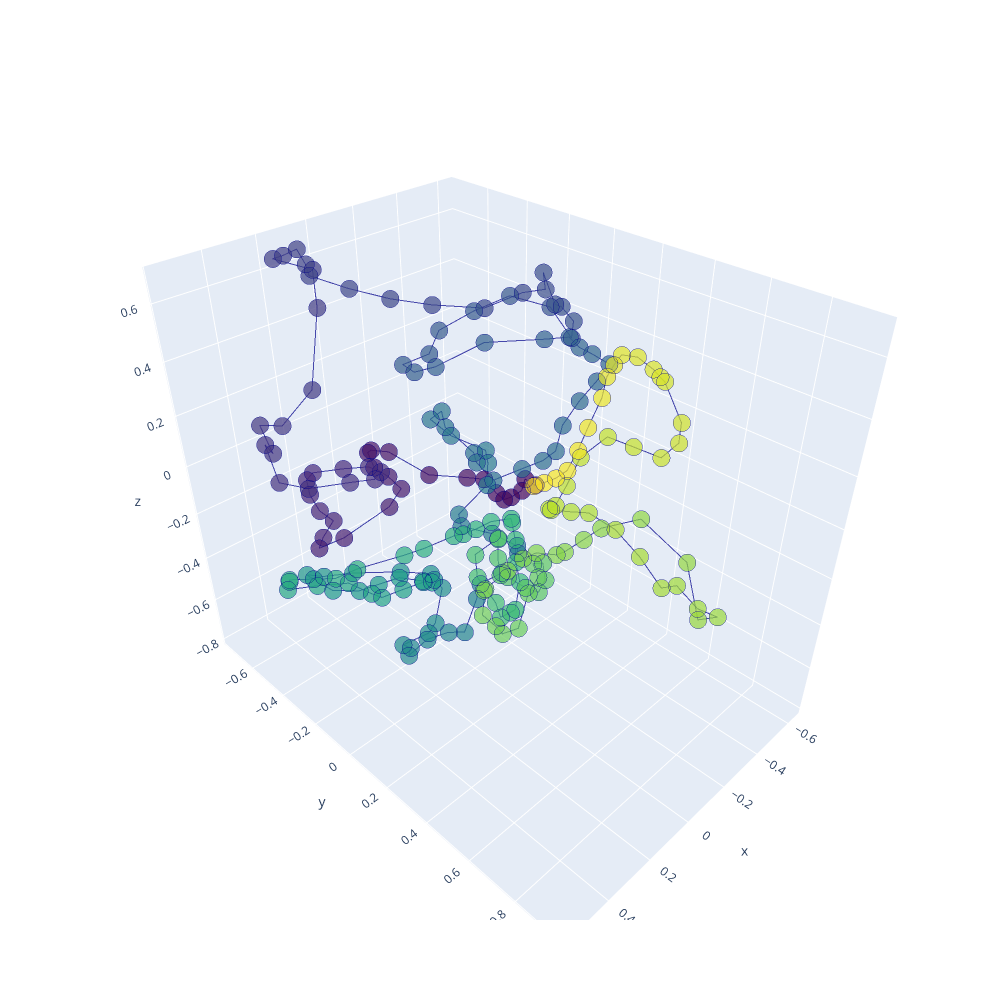

Here is the notebook cell this chart was saved with:
### Code cell
# Initialize figure with 3D subplots
fig = make_subplots(
    rows=1, cols=1,
    specs=[[{'type': 'scatter3d'}]])

# adding surfaces to subplots.
fig.add_trace(
    go.Scatter3d(
    x=display_structure[:,0], y=display_structure[:,1], z=display_structure[:,2], opacity=0.7,
    marker=dict(
        size=6,
        color=np.asarray(range(len(display_structure[:,0]))),
        colorscale='Viridis',
        line=dict(width=3)
    ),
    line=dict(
        color='darkblue',
        width=2
    )
), row=1, col=1)

fig.update_layout(
    height=1000,
    width=1000
)

fig.show()

### Figure 1 — Plotly figure (JSON) as saved in the notebook; plotly's stock layout.template omitted (floating-point values rounded to 4 significant figures; data arrays with more than 128 entries replaced by an {"elided": "..."} marker saying what was removed)
{"data": [{"line": {"color": "darkblue", "width": 2}, "marker": {"color": {"elided": "202 int values"}, "colorscale": [[0, "#440154"], [0.1111, "#482878"], [0.2222, "#3e4989"], [0.3333, "#31688e"], [0.4444, "#26828e"], [0.5556, "#1f9e89"], [0.6667, "#35b779"], [0.7778, "#6ece58"], [0.8889, "#b5de2b"], [1, "#fde725"]], "line": {"width": 3}, "size": 6}, "opacity": 0.7, "scene": "scene", "type": "scatter3d", "x": {"elided": "202 float values"}, "y": {"elided": "202 float values"}, "z": {"elided": "202 float values"}}], "layout": {"height": 1000, "scene": {"domain": {"x": [0, 1], "y": [0, 1]}}, "width": 1000}}
